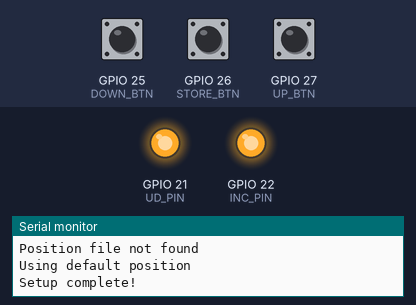
The program below on a simulated ESP32. Parts: output pins drawn as LEDs (lit = HIGH), the last lines printed to the serial monitor. Dashed ring = blinking. The test bench sets the inputs (shaded band); at power-on: GPIO 27 (UP_BTN) HIGH, GPIO 25 (DOWN_BTN) HIGH, GPIO 26 (STORE_BTN) HIGH. Storage starts empty; pins used as bus, display or sensor lines are not drawn.

Above: at 1.2 s.
1.3 s: GPIO 27 (UP_BTN) pulled LOW for 3.2 s
At 4.13 s:
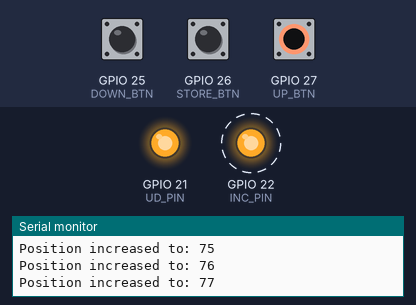
6.0 s: GPIO 25 (DOWN_BTN) pulled LOW for 0.15 s
At 6.8 s:
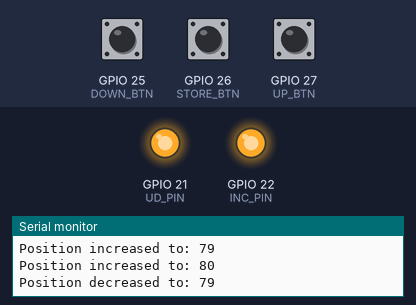
Timing chart, 0 to 9.0 s (numbered marks = the images above; inputs shaded):
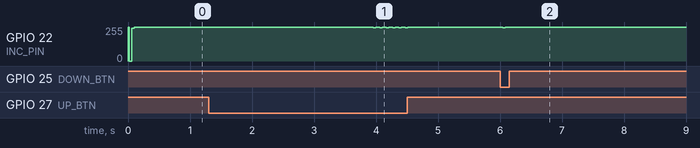

The program:

main.cpp
```cpp
#include <Arduino.h>
#include <SPIFFS.h>
#include <ArduinoJson.h>


#define INC_PIN 22
#define UD_PIN  21
#define CS_PIN  23

#define UP_BTN    27
#define DOWN_BTN  25
#define STORE_BTN 26

// Constants
#define DEBOUNCE_TIME 50       // Debounce time in milliseconds
#define POT_MAX_STEPS 99       // X9C103 has 100 wiper positions (0-99)
#define POSITION_FILE "/pot_position.json"
#define CONTINUOUS_DELAY 250   // Delay in ms before continuous mode activates
#define CONTINUOUS_SPEED 100   // Time between steps in continuous mode in ms

// Function prototypes
void resetToZero();
void setPosition(int position);
void storePosition();
void savePositionToSPIFFS();
bool loadPositionFromSPIFFS();
void initSPIFFS();

// Variables
int currentPosition = 50;  // Start in the middle position
unsigned long lastDebounceTime = 0;
unsigned long buttonPressStart = 0; // When a button was first pressed
unsigned long lastContinuousAction = 0; // Last time a continuous action was performed
bool continuousModeActive = false; // If continuous mode is currently active
int lastUpState = HIGH;
int lastDownState = HIGH;
int lastStoreState = HIGH;

void setup() {
  Serial.begin(115200);
  Serial.println("X9C103 Digital Potentiometer Control");

  // Initialize X9C103 pins
  pinMode(INC_PIN, OUTPUT);
  pinMode(UD_PIN, OUTPUT);
  pinMode(CS_PIN, OUTPUT);

  // Set initial states
  digitalWrite(INC_PIN, HIGH);
  digitalWrite(CS_PIN, HIGH);

  // Initialize input pins with internal pull-up resistors
  pinMode(UP_BTN, INPUT_PULLUP);
  pinMode(DOWN_BTN, INPUT_PULLUP);
  pinMode(STORE_BTN, INPUT_PULLUP);

  Serial.println("Initializing digital potentiometer...");

  // Initialize SPIFFS and load saved position
  initSPIFFS();

  // Reset to zero position first
  resetToZero();

  // Set to initial position
  setPosition(currentPosition);

  Serial.println("Setup complete!");
}

void loop() {
  // Read button states (LOW when pressed due to INPUT_PULLUP)
  int upState = digitalRead(UP_BTN);
  int downState = digitalRead(DOWN_BTN);
  int storeState = digitalRead(STORE_BTN);

  unsigned long currentTime = millis();

  // Up button logic
  if (upState != lastUpState && currentTime - lastDebounceTime > DEBOUNCE_TIME) {
    lastDebounceTime = currentTime;
    if (upState == LOW) {  // Button pressed (LOW due to pull-up)
      // Button just pressed
      buttonPressStart = currentTime;
      continuousModeActive = false;

      // Immediately increase position
      if (currentPosition < POT_MAX_STEPS) {
        currentPosition++;
        setPosition(currentPosition);
        Serial.print("Position increased to: ");
        Serial.println(currentPosition);
      } else {
        Serial.println("Already at maximum position");
      }
    }
  }
  lastUpState = upState;

  // Down button logic
  if (downState != lastDownState && currentTime - lastDebounceTime > DEBOUNCE_TIME) {
    lastDebounceTime = currentTime;
    if (downState == LOW) {  // Button pressed (LOW due to pull-up)
      // Button just pressed
      buttonPressStart = currentTime;
      continuousModeActive = false;

      // Immediately decrease position
      if (currentPosition > 0) {
        currentPosition--;
        setPosition(currentPosition);
        Serial.print("Position decreased to: ");
        Serial.println(currentPosition);
      } else {
        Serial.println("Already at minimum position");
      }
    }
  }
  lastDownState = downState;

  // Continuous adjustment mode
  if (upState == LOW && currentTime - buttonPressStart > CONTINUOUS_DELAY) {
    // Up button held for CONTINUOUS_DELAY
    continuousModeActive = true;

    if (currentTime - lastContinuousAction > CONTINUOUS_SPEED) {
      lastContinuousAction = currentTime;

      if (currentPosition < POT_MAX_STEPS) {
        currentPosition++;
        setPosition(currentPosition);
        Serial.print("Position increased to: ");
        Serial.println(currentPosition);
      }
    }
  }
  else if (downState == LOW && currentTime - buttonPressStart > CONTINUOUS_DELAY) {
    // Down button held for CONTINUOUS_DELAY
    continuousModeActive = true;

    if (currentTime - lastContinuousAction > CONTINUOUS_SPEED) {
      lastContinuousAction = currentTime;

      if (currentPosition > 0) {
        currentPosition--;
        setPosition(currentPosition);
        Serial.print("Position decreased to: ");
        Serial.println(currentPosition);
      }
    }
  }

  // Store button pressed
  if (storeState != lastStoreState && currentTime - lastDebounceTime > DEBOUNCE_TIME) {
    if (storeState == LOW) {  // Button pressed (LOW due to pull-up)
      storePosition();
      savePositionToSPIFFS();
      Serial.println("Current position stored to non-volatile memory and SPIFFS");
    }
    lastDebounceTime = currentTime;
  }
  lastStoreState = storeState;

  delay(10);  // Small delay to prevent CPU hogging
}

// Initialize SPIFFS file system
void initSPIFFS() {
  if (!SPIFFS.begin(true)) {
    Serial.println("An error occurred while mounting SPIFFS");
    return;
  }

  Serial.println("SPIFFS mounted successfully");

  if (loadPositionFromSPIFFS()) {
    Serial.println("Position loaded from SPIFFS");
  } else {
    Serial.println("Using default position");
  }
}

// Set the wiper to a specific position (0-99)
void setPosition(int position) {
  // Ensure position is within valid range
  position = constrain(position, 0, POT_MAX_STEPS);

  // Reset to zero and then increment to target position
  resetToZero();

  // Enable the chip
  digitalWrite(CS_PIN, LOW);

  // Set direction to up (increment)
  digitalWrite(UD_PIN, HIGH);

  // Increment to desired position
  for (int i = 0; i < position; i++) {
    digitalWrite(INC_PIN, LOW);
    delayMicroseconds(1);
    digitalWrite(INC_PIN, HIGH);
    delayMicroseconds(1);
  }

  // Disable the chip
  digitalWrite(CS_PIN, HIGH);

  // Update current position
  currentPosition = position;
}

// Reset the wiper position to zero
void resetToZero() {
  // Enable the chip
  digitalWrite(CS_PIN, LOW);

  // Set direction to down (decrement)
  digitalWrite(UD_PIN, LOW);

  // Increment enough times to ensure we reach zero from any position
  for (int i = 0; i < POT_MAX_STEPS + 1; i++) {
    digitalWrite(INC_PIN, LOW);
    delayMicroseconds(1);
    digitalWrite(INC_PIN, HIGH);
    delayMicroseconds(1);
  }

  // Disable the chip
  digitalWrite(CS_PIN, HIGH);
}

// Store current wiper position to non-volatile memory
void storePosition() {
  // Enable the chip
  digitalWrite(CS_PIN, LOW);

  // Store the current value - requires at least 20ms CS low per datasheet
  delay(20);

  // Disable the chip
  digitalWrite(CS_PIN, HIGH);
}

// Save the current potentiometer position to SPIFFS
void savePositionToSPIFFS() {
  StaticJsonDocument<64> doc;
  doc["position"] = currentPosition;

  File file = SPIFFS.open(POSITION_FILE, FILE_WRITE);
  if (!file) {
    Serial.println("Failed to open file for writing");
    return;
  }

  if (serializeJson(doc, file) == 0) {
    Serial.println("Failed to write to file");
  }

  file.close();
  Serial.println("Position saved to SPIFFS");
}

// Load the potentiometer position from SPIFFS
bool loadPositionFromSPIFFS() {
  if (!SPIFFS.exists(POSITION_FILE)) {
    Serial.println("Position file not found");
    return false;
  }

  File file = SPIFFS.open(POSITION_FILE, FILE_READ);
  if (!file) {
    Serial.println("Failed to open file for reading");
    return false;
  }

  StaticJsonDocument<64> doc;
  DeserializationError error = deserializeJson(doc, file);

  file.close();

  if (error) {
    Serial.print("deserializeJson() failed: ");
    Serial.println(error.c_str());
    return false;
  }

  currentPosition = doc["position"];
  Serial.print("Loaded position from SPIFFS: ");
  Serial.println(currentPosition);
  return true;
} 
```

Measured:
- after the input at 1.3 s, GPIO 22 (INC_PIN): alternates 255/255 for 0.06 s and 249/255 for 0.04 s, 12 changes in all, then stays 255/255, starting after 2.7 s
- after the input at 6.0 s, GPIO 22 (INC_PIN): 255/255 → 249/255 after 0.05 s, → 255/255 0.04 s later
